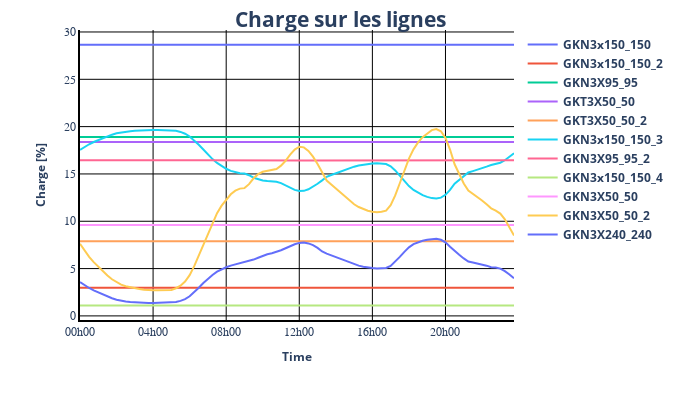

Here is the notebook cell this chart was saved with:
### Code cell
pp_plot.plot_timeseries_result(
    data_df=result_df["res_line.loading_percent"],
    ylabel="Charge [%]",
    plot_title="Charge sur les lignes",
    filename="loading_result",
)
